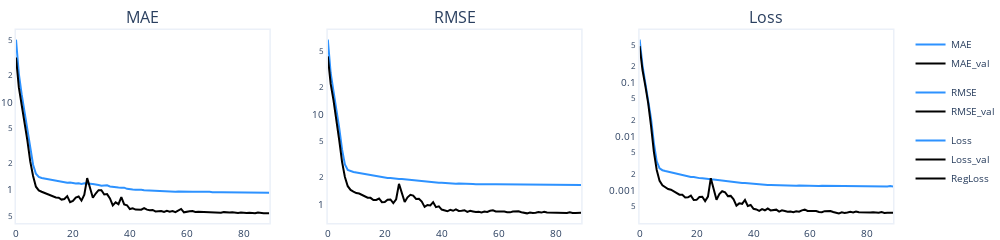

The code cell stored with this chart in its notebook:
### Code cell
create_metrics_plot(metrics)
